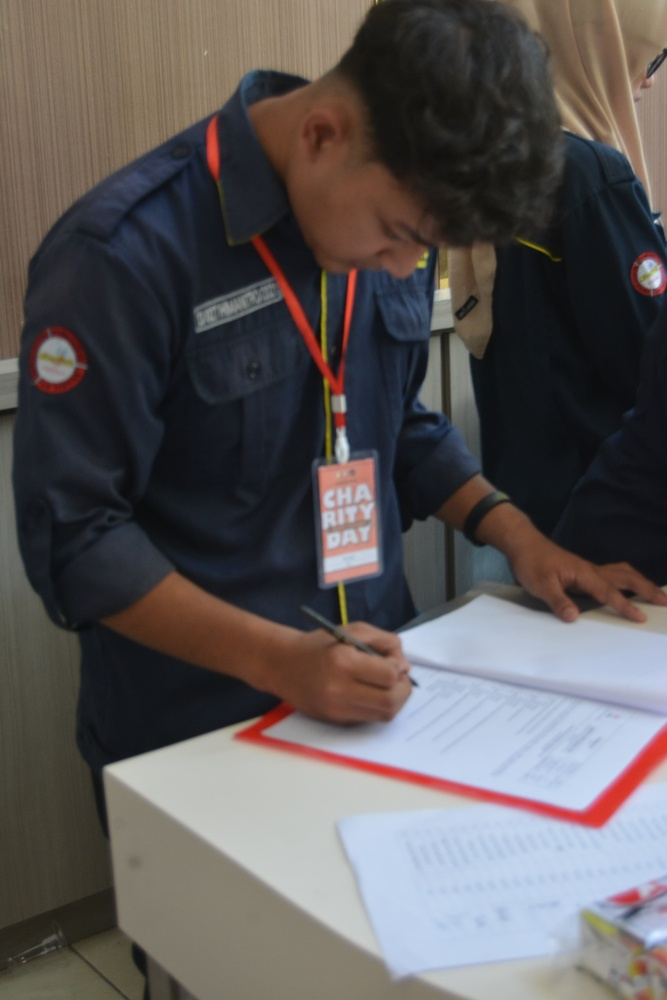
#> input picture fajri.jpeg, 667 x 1000 px, shrunk from 2773 x 4160 before the run
$ python Latihan4b.py
#> lines starting #> are read from the running program, lines starting #| are printed output that depends on the picture
import cv2
# membaca dua gambar
gambar1 = cv2.imread('fajri.jpeg')
#> gambar1 is the input picture: shape (1000, 667, 3); mean B, G, R 87.7, 87.8, 92.5
gambar2= cv2.imread('haq.jpg')
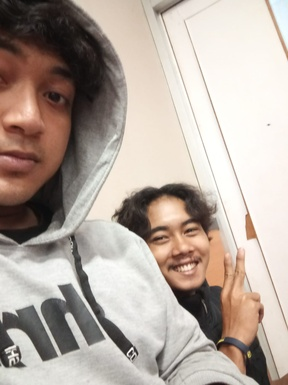
#> input picture haq.jpg, 288 x 385 px, shrunk from 1200 x 1600 before the run
#> gambar2 is the input picture: shape (385, 288, 3); mean B, G, R 158.9, 168, 180.5

tinggi, lebar, _= gambar1.shape
#> tinggi = 1000; lebar = 667
gambar2 = cv2.resize(gambar2,(lebar,tinggi))
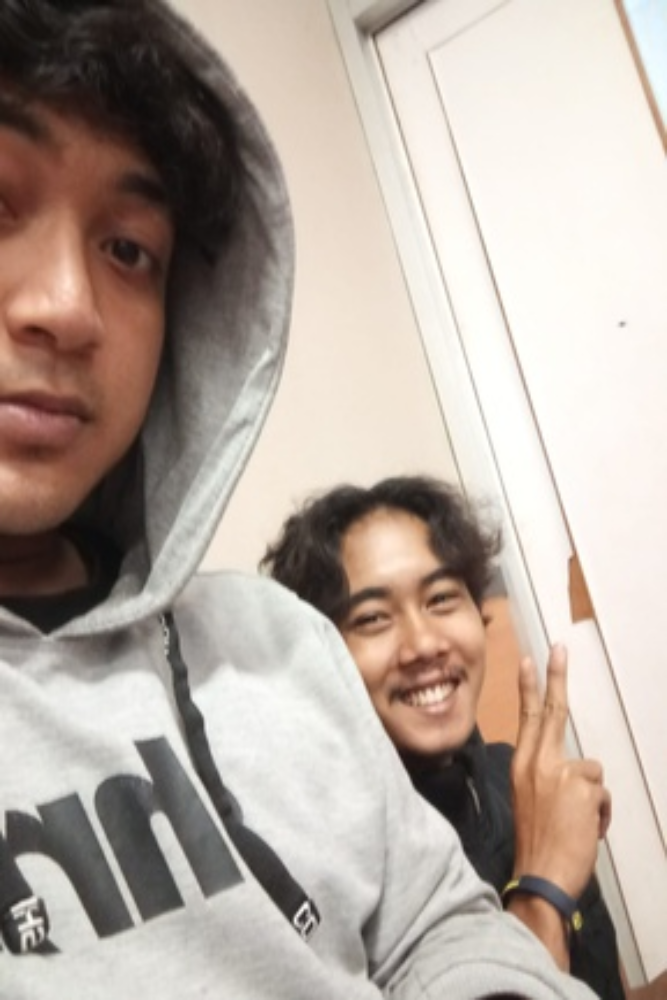
#> gambar2: shape (1000, 667, 3); mean B, G, R 158.8, 167.9, 180.4

tinggi, lebar, _= gambar1.shape
gambar2 = cv2.resize(gambar2,(lebar,tinggi))

hasil_penjumlahan = gambar1.copy()

for y in range(tinggi):
    for x in range(lebar):
        for c in range(3):
            nilai_baru = gambar1[y,x,c] + gambar2[y,x,c]
            hasil_penjumlahan[y,x,c]= min(nilai_baru,255)
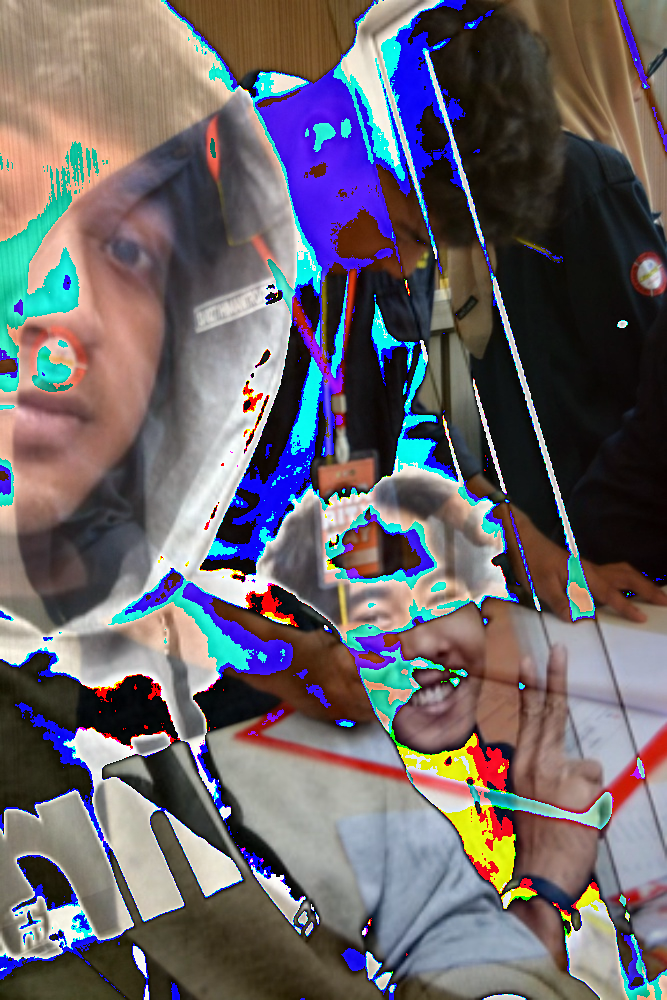
#> hasil_penjumlahan: shape (1000, 667, 3); mean B, G, R 105.6, 100.6, 106.4

cv2.imshow('Hasil penjumlahan', hasil_penjumlahan)
cv2.waitKey(0)
cv2.destroyAllWindows()

cv2.imwrite('hasil_penjumlahan_manual_rumus.jpg',hasil_penjumlahan)
